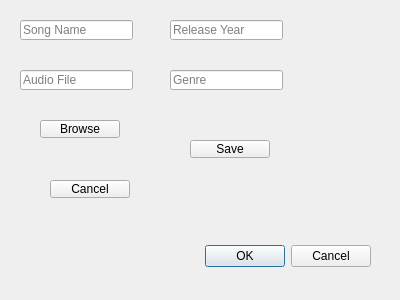
<?xml version="1.0" encoding="UTF-8"?>
<ui version="4.0">
 <class>EditSongDialog</class>
 <widget class="QDialog" name="EditSongDialog">
  <property name="geometry">
   <rect>
    <x>0</x>
    <y>0</y>
    <width>400</width>
    <height>300</height>
   </rect>
  </property>
  <property name="windowTitle">
   <string>Dialog</string>
  </property>
  <widget class="QDialogButtonBox" name="buttonBox">
   <property name="geometry">
    <rect>
     <x>30</x>
     <y>240</y>
     <width>341</width>
     <height>32</height>
    </rect>
   </property>
   <property name="orientation">
    <enum>Qt::Orientation::Horizontal</enum>
   </property>
   <property name="standardButtons">
    <set>QDialogButtonBox::StandardButton::Cancel|QDialogButtonBox::StandardButton::Ok</set>
   </property>
  </widget>
  <widget class="QLineEdit" name="songNameLineEdit">
   <property name="geometry">
    <rect>
     <x>20</x>
     <y>20</y>
     <width>113</width>
     <height>20</height>
    </rect>
   </property>
   <property name="placeholderText">
    <string>Song Name</string>
   </property>
  </widget>
  <widget class="QLineEdit" name="releaseYearLineEdit">
   <property name="geometry">
    <rect>
     <x>170</x>
     <y>20</y>
     <width>113</width>
     <height>20</height>
    </rect>
   </property>
   <property name="placeholderText">
    <string>Release Year</string>
   </property>
  </widget>
  <widget class="QLineEdit" name="audioFileLineEdit">
   <property name="geometry">
    <rect>
     <x>20</x>
     <y>70</y>
     <width>113</width>
     <height>20</height>
    </rect>
   </property>
   <property name="placeholderText">
    <string>Audio File</string>
   </property>
  </widget>
  <widget class="QLineEdit" name="genreLineEdit">
   <property name="geometry">
    <rect>
     <x>170</x>
     <y>70</y>
     <width>113</width>
     <height>20</height>
    </rect>
   </property>
   <property name="placeholderText">
    <string>Genre</string>
   </property>
  </widget>
  <widget class="QPushButton" name="browseButton">
   <property name="geometry">
    <rect>
     <x>40</x>
     <y>120</y>
     <width>80</width>
     <height>18</height>
    </rect>
   </property>
   <property name="text">
    <string>Browse</string>
   </property>
  </widget>
  <widget class="QPushButton" name="cancelButton">
   <property name="geometry">
    <rect>
     <x>50</x>
     <y>180</y>
     <width>80</width>
     <height>18</height>
    </rect>
   </property>
   <property name="text">
    <string>Cancel</string>
   </property>
  </widget>
  <widget class="QPushButton" name="saveButton">
   <property name="geometry">
    <rect>
     <x>190</x>
     <y>140</y>
     <width>80</width>
     <height>18</height>
    </rect>
   </property>
   <property name="text">
    <string>Save</string>
   </property>
  </widget>
 </widget>
 <resources/>
 <connections>
  <connection>
   <sender>buttonBox</sender>
   <signal>accepted()</signal>
   <receiver>EditSongDialog</receiver>
   <slot>accept()</slot>
   <hints>
    <hint type="sourcelabel">
     <x>248</x>
     <y>254</y>
    </hint>
    <hint type="destinationlabel">
     <x>157</x>
     <y>274</y>
    </hint>
   </hints>
  </connection>
  <connection>
   <sender>buttonBox</sender>
   <signal>rejected()</signal>
   <receiver>EditSongDialog</receiver>
   <slot>reject()</slot>
   <hints>
    <hint type="sourcelabel">
     <x>316</x>
     <y>260</y>
    </hint>
    <hint type="destinationlabel">
     <x>286</x>
     <y>274</y>
    </hint>
   </hints>
  </connection>
 </connections>
</ui>
